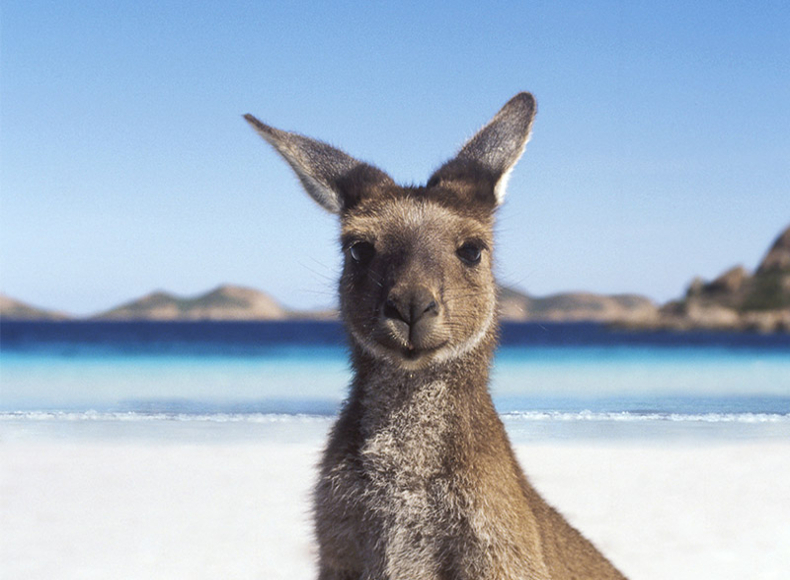
#> input picture scientific_programming/assignment3/kangaroo.jpg, 790 x 580 px
$ jupyter execute --allow-errors 'Assignment 3.ipynb'   (shell and % lines are left out)
#> lines starting #> are read from the running program, lines starting #| are printed output that depends on the picture
## Assignment 3

### Image mosaic

#### On grading

The homework is graded on a scale of 0 to 100, and each question has a specified number of points. If your answer is not entirely correct, but shows that you are on the right track, we may award partial credit. Overall, you need to acquire at least *45 points* to pass. Otherwise, it is considered as a fail.

[cell 1]
from WORLD import *

user_response = input("Are you happy? (Yes/No): ")
#> the answer given: y
#> (the rest of this cell did not finish here and is left out)

[cell 2]
from skimage import io, color, transform, img_as_ubyte, img_as_float
from skimage.io import imshow
import skimage
import numpy as np
import matplotlib.pyplot as plt

# Make figures larger
plt.rcParams['figure.figsize'] = (10.0, 8.0)

In this assignment, you will create your own photographic mosaic. A photographic mosaic is an image made up of tiny but complete images that replace the pixels or small patches of another base image. In simpler terms, the image comprises other images. It's a charming and meta concept that has gained immense popularity on the internet. People have, for instance, created an image of a character from [Harry Potter](http://orig04.deviantart.net/d3f5/f/2010/320/7/4/deathy_hallows_snape___mosaic_by_smallrinilady-d330420.jpg) made out of frames from the movies.

Let's first clarify the terms we will be using in this assignment. The main image that serves as the base of the design is called the *background image*. For instance, in the example given above, the background image would be that of Severus Snape. The smaller images that are used to create the background image are called *replacement images* as they replace the different parts of the background image. In our example, the frames of the movies would be the replacement images.

The creation of the mosaic is split into two tasks:

1. **Make tiles**. Divide the background image into tiles. You can think of each tile as a separate, smaller image.
2. **Image similarity search**. For each tile, find the most similar image from the collection of replacement images and substitute the tile.

## Make tiles

### Ex. 1.1: Reading the file and shaping the image (20 points)

Begin by reading in the background image from the file `kangaroo.jpg` and store a reference in a variable called `bg_image`. As you have probably guessed it is not Harry Potter.


Our tiles will be $32 \times 32$ pixels. This turns out to be a convenient choice, because our pool of replacement images are also $32 \times 32$ pixels, and therefore no resizing will be necessary.

Here are some clearer instructions to read in the background image from the file `kangaroo.jpg` and store it in a variable named `bg_image`:

1. Load the `kangaroo.jpg` file as the background image using an appropriate function from `skimage`.
2. Convert the integer representation of the image to a float representation using an appropriate function provided by the `skimage` library. This step ensures that the color values are in the range of [0, 1].
3. Rescale the image to $120\%$ of its original size using an appropriate function.
4. Adjust the shape of `bg_image` to fit exactly a whole number of tiles, which are 32 by 32 pixels each. Here, you should discard any excess rows and columns without scaling the image. From now on, we work on this adjusted image whose number of rows and columns are divisible by $32$.

[cell 3]
tile_size = 32
# Your code here
fig, axs = plt.subplots(3)
bg_image = io.imread("kangaroo.jpg")
#> bg_image is the input picture: shape (580, 790, 3); mean R, G, B 163.9, 181.2, 200
bg_image = img_as_float(bg_image) # https://scikit-image.org/docs/stable/api/skimage.html
print(bg_image.shape)
#| (580, 790, 3)
axs[0].imshow(bg_image)
# channel_axis specifies which axis is channel. If None, the image is assumed to be a grayscale (single channel) image.
# Then the returned image has 4 channels, and the image color will be slightly different from original image.
# Here assign 2 to channel_axis
bg_image = transform.rescale(bg_image, 1.2, channel_axis=2)[:, :, :]
#> bg_image: shape (696, 948, 3) float64
print(bg_image.shape)
#| (696, 948, 3)
axs[1].imshow(bg_image)

row_index = bg_image.shape[0] // tile_size * tile_size
#> row_index = 672
col_index = bg_image.shape[1] // tile_size * tile_size
#> col_index = 928
bg_image = bg_image[:row_index, : col_index]
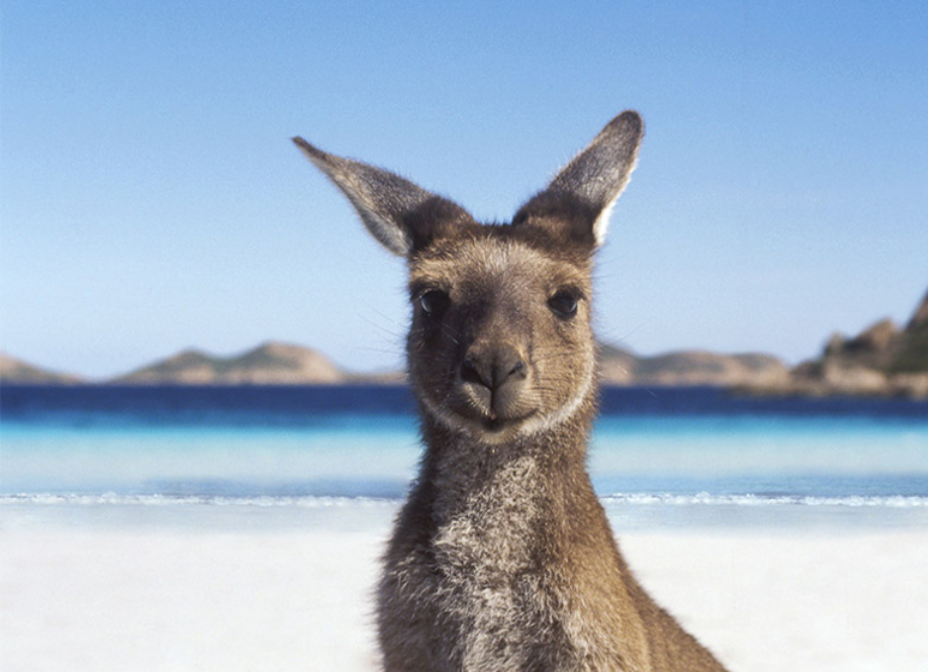
#> bg_image: shape (672, 928, 3) float64; mean R, G, B 0.637, 0.708, 0.785
print(bg_image.shape)
#| (672, 928, 3)
axs[2].imshow(bg_image)
# TODO: find out why the color has changed?
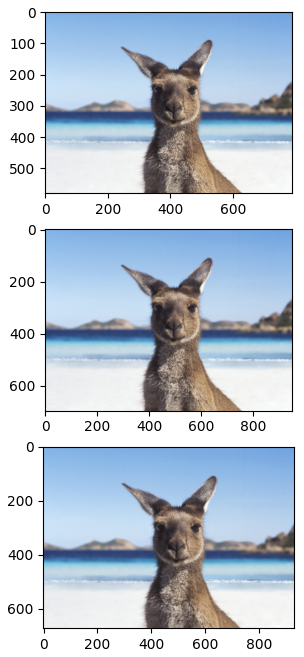
#> figure drawn by matplotlib, 3 panels

### Ex. 1.2: Tile coordinates (24 points)

When arranging tiles, we place them in rows and columns, similar to pixels. This allows us to identify the pixels that a tile at a specific row and column spans.

The following code requires the completion of the `tile_coordinates` function. This function should return two separate 1-dimensional arrays - the first providing the row coordinates of the given tile, and the second providing the column coordinates.

These arrays are then used to index the pixels of the background image as shown here:

```
    ii, jj = tile_coordinates(i, j, tile_size) # it returns the row and column indices spanning the tile at position (i,j)
    tile = bg_image[ii, jj] # Indexing the pixel of the tile (i,j)
```

In order to prove the effectiveness of the process, you can utilize `tile_coordinates` function to generate a new image with lower resolution. In this image, every tile of the background image will be replaced with the *mean color* of that tile. Although the new image will have the same number of pixels as the background image, it will have a much lower resolution appearance, because each tile has a uniform color.

Complete the function `low_resolution` and test it with the `bg_image` and different tile sizes (`tile_size`).

[cell 4]
def tile_coordinates(i, j, tile_size):
    # Your code here
    xx = (i, i + tile_size)
    yy = (j, j + tile_size)
    return (xx, yy)

def low_resolution(img, tile_size):
    # Your code here
    low_res = np.zeros_like(img)
    # Because 672 and 928 are not divisible by 64, there are black bars in the resulting image
    row_starting_index = [ i * tile_size for i in range(img.shape[0] // tile_size)]
    col_starting_index = [ i * tile_size for i in range(img.shape[1] // tile_size)]
    for row in row_starting_index:
        for col in col_starting_index:
            rr, cc = tile_coordinates(row, col, tile_size)
            # using a list as indexing parameter requires grid coordinates.
            # Here we use ':' for slicing.
            means = np.mean(img[rr[0] : rr[1], cc[0] : cc[1], :], axis=(0, 1))
            low_res[rr[0] : rr[1], cc[0] : cc[1]] = means
    return low_res

fig, ax = plt.subplots(4)
plt.subplots_adjust(wspace=0.5, hspace=.5)
for i,ts in enumerate([4,16,32,64]):
    ax[i].imshow(low_resolution(bg_image,ts))
    ax[i].set_title(f"ts={ts}")
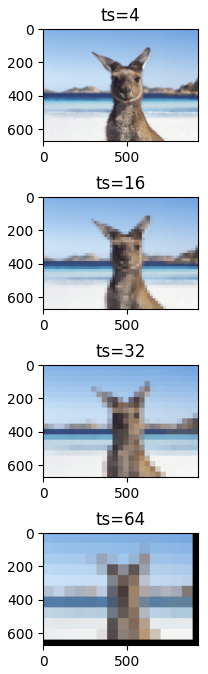
#> figure drawn by matplotlib, 4 panels

## Image similarity search

After finishing the previous assignment, you have all the necessary components to create a photographic mosaic. The next step is to select images from a pool of replacements most similar to the tiles they are replacing.

To begin, you need to load the set of replacement images.

### Ex. 1.3: Load the replacement images (10 points)

To access the CIFAR-10 dataset, navigate to the dataset homepage <a href=http://www.cs.toronto.edu/~kriz/cifar.html>here</a>. Once there, locate and click the download link specifically for the Python version of the dataset. Verify that you have selected the correct edition before proceeding with the download. The download will result in a compressed file named `cifar-10-python.tar.gz`. Store this file in the same directory as your notebook file. Use your preferred file extraction tool to decompress the file. Once decompressed, the directory containing your notebook should now display a new subdirectory named `cifar-10-batches-py`, which contains the dataset's contents.

In the `cifar` module, we have included a `load_cifar10` function. You can use this function to load image data from a file. It accepts a filename as a parameter and returns a 4-dimensional `numpy` array that contains the image data. Additionally, it also returns a 1-dimensional array that holds the labels for each image. These labels indicate the category of the image. While the labels are not mandatory for this assignment, you can use them to filter images based on your preferences. For example, you can use them to work with images of a particular category, like kittens.

You can use the images from only one batch, for example, `data_batch_1`, but feel free.

[cell 5]
from cifar import load_cifar10
#> (the rest of this cell did not finish here and is left out)

Display a random image from the collection. Your code should display a new random image each time the cell is executed.

[cell 6]
# Your code here
import time
np.random.seed(int(time.time()))
#> (the rest of this cell did not finish here and is left out)

### Image search

Let's focus on a single tile to understand how to find a similar replacement image. The process is the same for all the tiles. The basic idea is to represent both the tile and possible replacement images as vectors and measure the distance between them. If the distance between a tile and a replacement image is low, it means that they are similar, and the replacement image is a good candidate. The best candidate is the one that minimizes the distance.

One way to approach finding replacement images is to think of it as an image search engine. You provide a query image and an image collection, and in return, you get a ranked list of the most similar images from the collection. We have provided two functions that implement parts of this process. The `image_distance_query` function calculates the distance between query images and all images in a collection, and the `plot_best_matches` function visualizes the query images with the top k matches.

However, there is one crucial ingredient missing, and the quality of image retrieval depends entirely on it. We need a function that can convert raw images into vectors that can be compared. Below, we will ask you to write several versions of this function. Please note that you should not have to change anything in the cell following this text.

[cell 7]
from scipy.spatial.distance import cdist

# [28 lines left out: functions image_distance_query, plot_best_matches, not called in this run]

### Ex 1.4: Average color vector (20 points)

The `image_distance_query` function needs a function argument called `to_vector_fn` that converts a 2-dimensional image to a 1-dimensional array or vector. Note that the size of the resulting vector is independent of the input image size. The quality of image retrieval depends on how you define this function.

To start with, we need to complete the implementation of the `average_color` function, which returns the mean RGB color across all pixels. It means that the vector representation of an input image is an array of size tree corresponding to the mean values for red, green, and blue over all pixels.

To calculate distances and visualize the results, you can use the `image_distance_query` and `plot_best_matches` functions. Choose 5 images from the replacement pool as query images and use a subset of the replacement images (e.g. 1000) while developing your code. However, make sure to switch to the full set before submitting your work.

[cell 8]
def average_color(image_rgb):
    # Your code here
    return np.mean(image_rgb, axis=(0, 1))

# Your code here
def to_vector_fn(img):
    averages = average_color(img).reshape((1, 1, -1))
    return averages
    # # using mean and standard deviation of each channel to normalize image (ChatGPT)
    # std_per_channel = np.std(img, axis=(0, 1)).reshape((1, 1, -1))
    # # Normalize each channel separately
    # normalized_image = (img - averages) / std_per_channel
    # vec = normalized_image.reshape((-1))
    # return vec

# Get a test image
#> (the rest of this cell did not finish here and is left out)

### (OPT) Ex 1.5: 8 by 8 grayscale

Create a new function that first reduces the images to grayscale, then resizes the $32 \times 32$ input image to an $8 \times 8$ image by taking the mean pixel intensity in all $4 \times 4$ squares. (You can check if there is a function in `skimage` that does this). Finally flatten the image to one dimension before returning.

Calculate distances and visualize as before.

[cell 9]
from skimage.measure import block_reduce
from skimage import color

# [20 lines left out: functions scale_image, rgb2gray, to_vector_fn_2, not called in this run]

# Get a test image
#> (the rest of this cell did not finish here and is left out)

### (OPT) Ex 1.6: Hue histogram

Create a function that converts an image to the HSV color space using `color.rgb2hsv`. The function should then create a histogram on the hue (first) channel. It's important to note that the edges of the bins should be fixed to ensure that they are comparable across different images.

Once the histogram is created, calculate the distances and visualize them as you have done before.

[cell 10]
# Your code here
# [15 lines left out: function hsv, not called in this run]

# Your code here
# Get a test image
#> (the rest of this cell did not finish here and is left out)

### (OPT) Ex 1.7: Joint hue and saturation histogram

Extend the function from the previous assigment to create a joint histogram over the hue and saturation channels. As before the bins should be fixed. Use the function `np.histogram2d` to create the histograms.

[cell 11]
# Your code here
# [13 lines left out: function extended_hsv, not called in this run]

# Your code here
#> (the rest of this cell did not finish here and is left out)

### (OPT) Ex 1.8: Any other strategy you might think of

Here is a chance to be creative. Mixing strategies is also a possiblity.

[cell 12]
# Your code here (possibly)
# [8 lines left out: function raw_img_vector, not called in this run]

# Your code here
#> (the rest of this cell did not finish here and is left out)

### Ex 1.9: Render photographic mosaic (26 points)

Take the best image-to-vector function from above and use it together with `image_distance_query` to build your image mosaic. You may reuse some of the code you wrote in the `low_resolution` function.

For computational efficiency you should make sure to only call `image_distance_query` once, and not inside of the loop!

OPTIONAL: As an optional exercise, write your code in a way that it can process different values for `tile_size`.

[cell 13]
# Your code here
tile_size = 8 # only from [2, 4, 8, 16, 32]
row_starting_index = [ i * tile_size for i in range(bg_image.shape[0] // tile_size)]
#> row_starting_index = 84 values from 0 to 664
col_starting_index = [ i * tile_size for i in range(bg_image.shape[1] // tile_size)]
#> col_starting_index = 116 values from 0 to 920
tiles = []

# down sampling replacement images
#> (the rest of this cell did not finish here and is left out)
